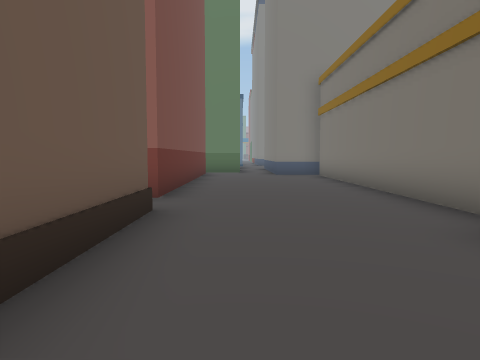
view 1 (above)

24 first-person views from a walk through a scene from a Unity 3-D project. The camera is 1.4 m above the floor, tilts 4° down and sees 70° across. The floor is counted in squares, 2 m on a side. Each view is taken from the middle of a square. On the plan, view 1 faces up. The plan holds only what a view shows up to about 11 squares ahead; the rest is blank. The place goes on beyond the plan. The player character is not drawn. Some animated figures are not drawn.

view 2
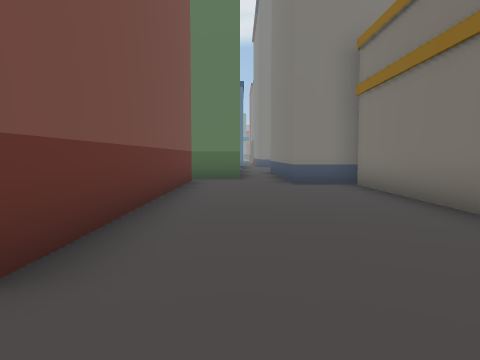

view 3
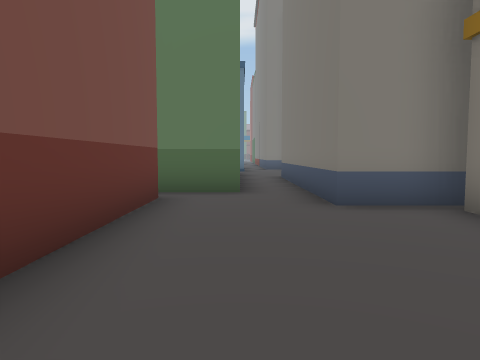

view 4
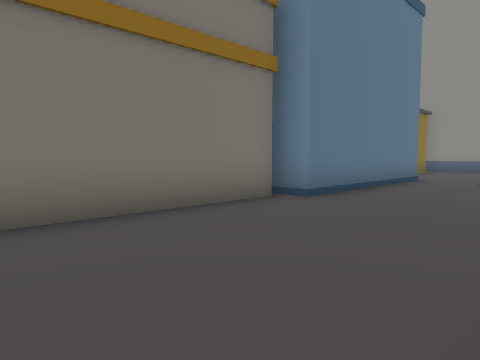

view 5
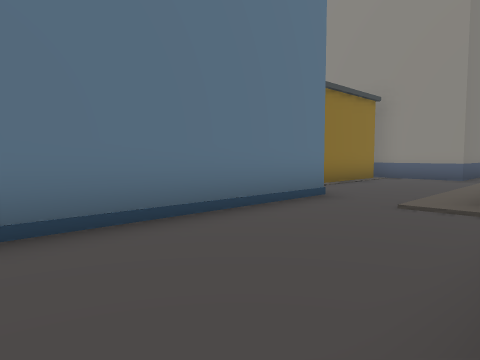

view 6
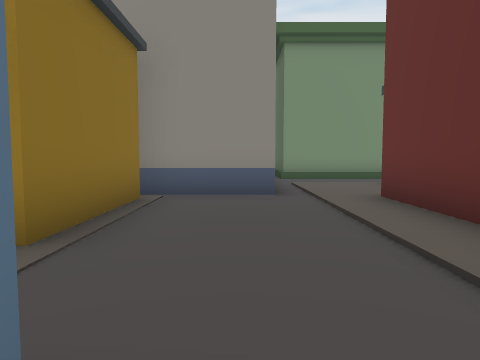

view 7
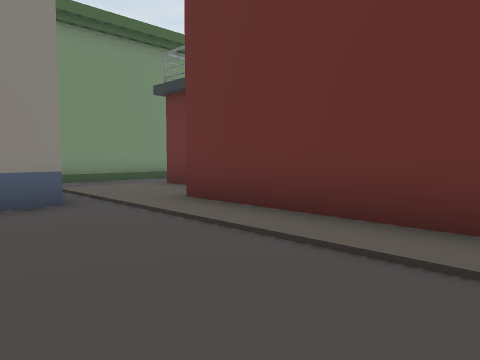

view 8
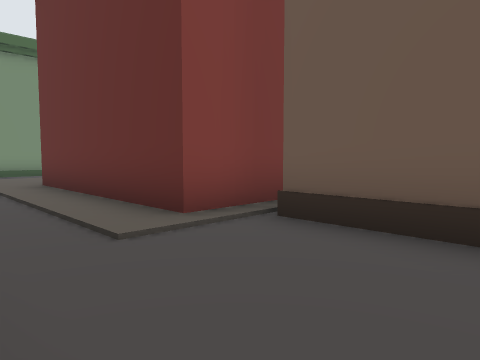

view 9
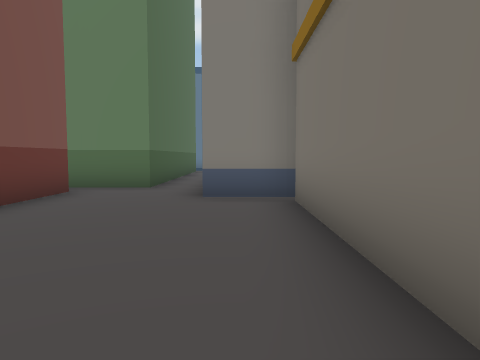

view 10
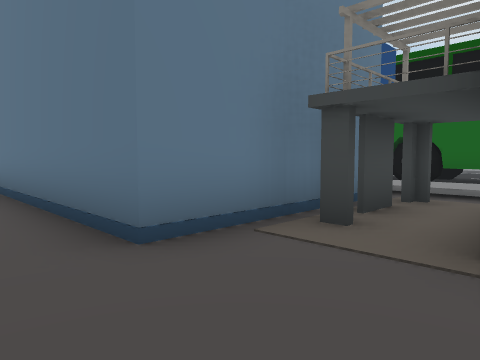

view 11
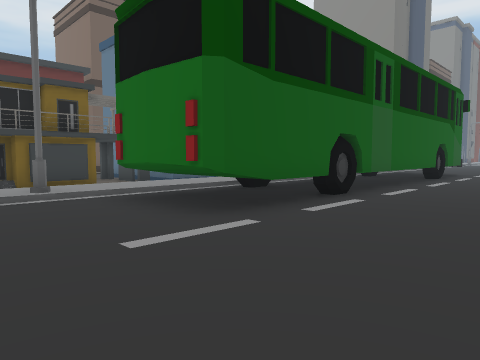

view 12
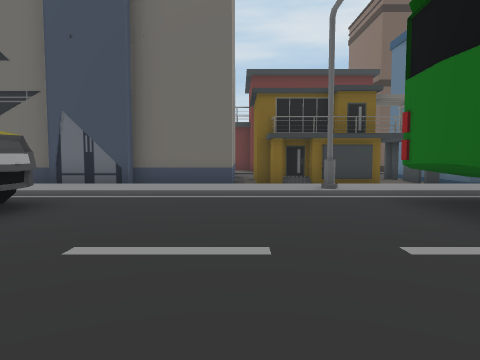

view 13
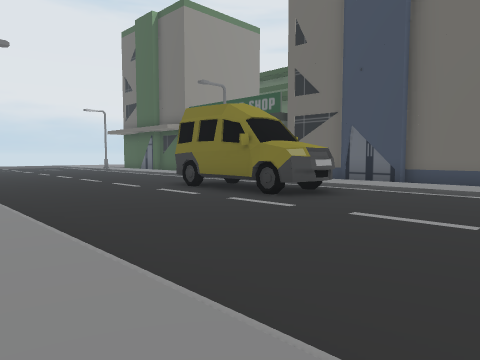

view 14
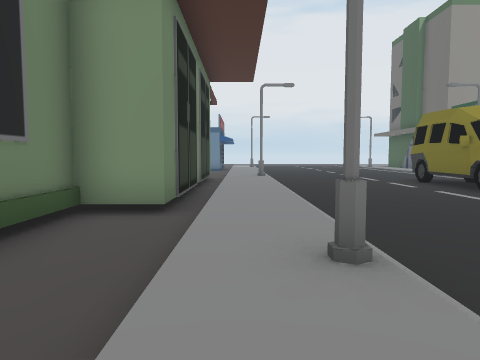

view 15
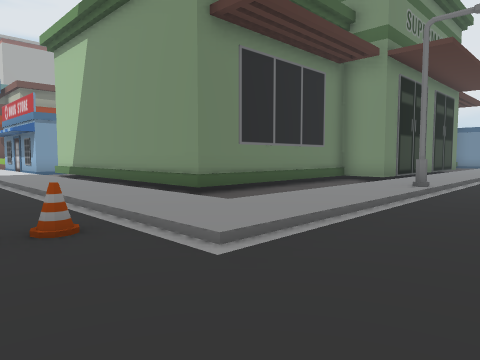

view 16
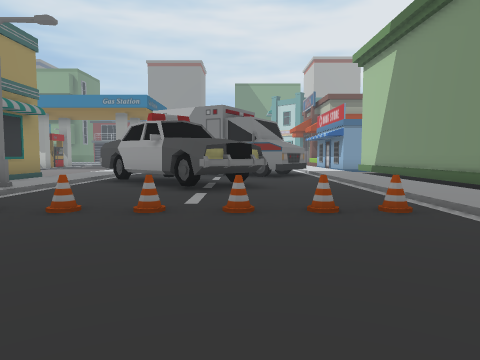

view 17
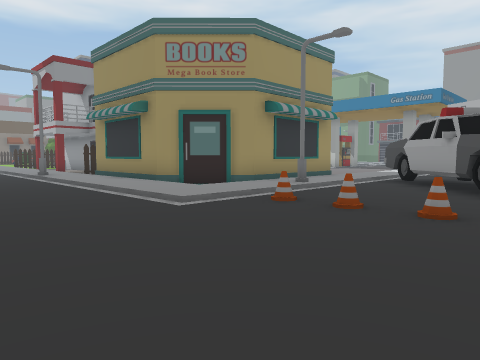

view 18
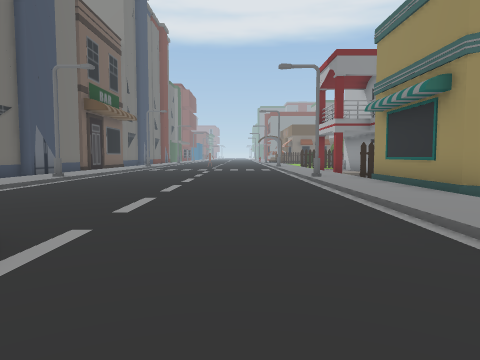

view 19
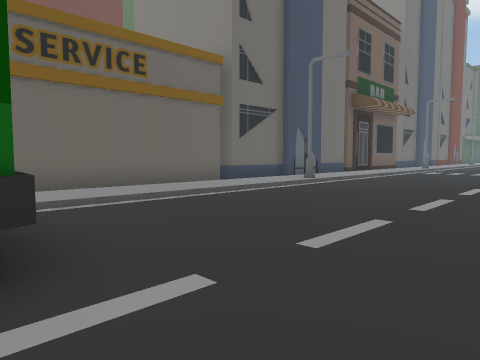

view 20
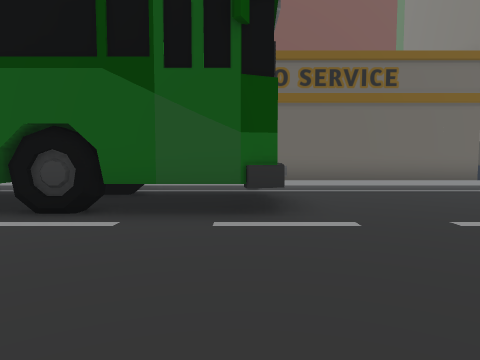

view 21
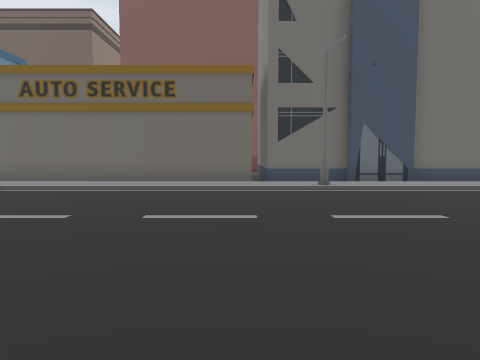

view 22
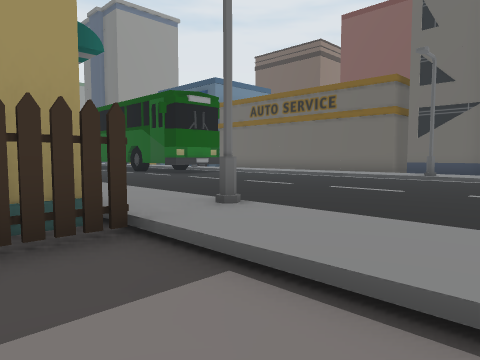

view 23
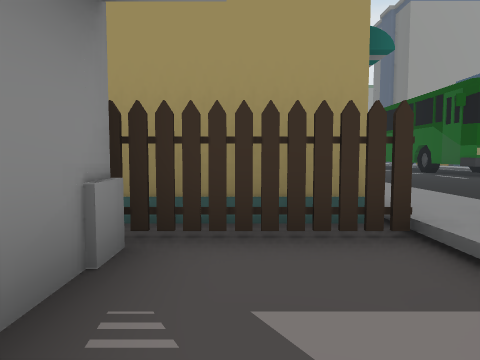

view 24
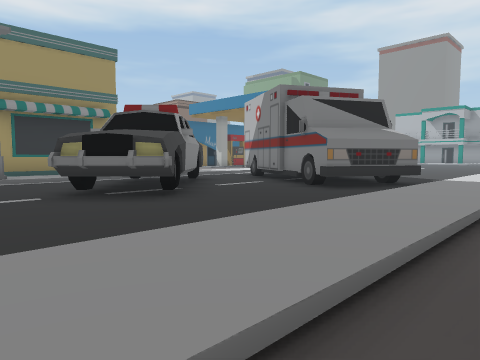

### Floor plan
Key: @ floor where view 1 was taken; # wall or solid block; . main floor; : floor 0.25 m higher than the main floor; / step, stairs or slope; = window, fence, low wall or low ledge; ^ raised ledge; O other object.
Columns run from 2 left of view 1 to 30 right of it. Each row starts with its distance up from view 1.
 17   O.O    O:/...   /:..
 16   O.O    O:/....../:..#
 15 OOO.O   O :/....../:..#
 14 ....O   O :O......O:OOO
 13 O...OOOOO :/....../:#^^
 12 O....O  O :/....../:#
 11 O....O    :/....../:#
 10 O....O    :/....../:#
  9 O....O    :/....../:.#
  8 O....O    :/....../:..####
  7 O....O    :/....../:::O::::
  6 O....O    :/ ##..........#.
  5  ....O     /  #....O....O##..
  4 #....O     :O O....O...#^O..#
  3 =....O        #....O..O##...#
  2 =....O        #....O..#O...##
  1  ....O        #....O.......#  ...
  0 #.@..O        #....O.......##....
 -1 #....O   O /  #.../:::::::::::::
 -2 .....OOOO.:/O O.../::::::::::
 -3 ##....###.:/# #.../:....
 -4  #........:/  #.../:..======
 -5  #....### :/###.../:..=
 -6  #....### :O......O:..=
 -7  #....### :/....../:..=
 -8  .......  :/....../:..=
 -9 #...OOOOO :/....../:..#
-10 #...O   O :/....../:##
-11 ....     O:/##..../:#
-12 ....     O:/OO..../:##
-13 ###     O  / #..../:.#
-14         O  /OO..../:##
-15              #..../:#
-16              .....O
-17              .....

Where each view was taken, in squares from view 1:
view 1: 0 up, 0 right, facing up
view 2: 4 up, 0 right, facing up
view 3: 8 up, 0 right, facing up
view 4: 8 up, 1 left, facing down-right
view 5: 3 up, 1 left, facing down-right
view 6: 2 down, 2 right, facing down
view 7: 3 down, 3 right, facing down-left
view 8: 1 up, 2 right, facing down-left
view 9: 7 up, 2 right, facing up
view 10: 5 down, 1 right, facing up-right
view 11: 8 down, 15 right, facing up-left
view 12: 8 down, 15 right, facing left
view 13: 7 down, 17 right, facing down-left
view 14: 4 down, 17 right, facing down
view 15: 1 up, 14 right, facing down-right
view 16: 2 up, 13 right, facing right
view 17: 2 up, 13 right, facing up-right
view 18: 4 up, 14 right, facing up
view 19: 6 up, 14 right, facing up-left
view 20: 6 up, 16 right, facing left
view 21: 12 up, 17 right, facing left
view 22: 17 up, 19 right, facing down-left
view 23: 17 up, 19 right, facing down
view 24: 3 down, 18 right, facing up-right
